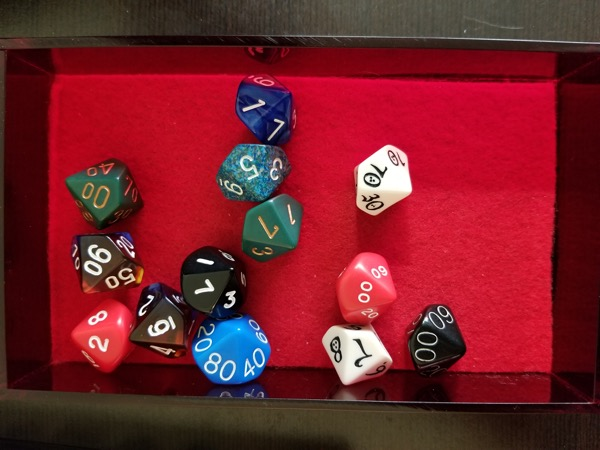
#> input picture examples/examples/20180208_151429.jpg, 600 x 450 px, given in place of dice_002.jpg, which was not available
$ python extract_crops.py
#> lines starting #> are read from the running program, lines starting #| are printed output that depends on the picture; pictures that were not available may be replaced by others from this repository, and a replacement may not be noted
### utils.py
import numpy as np
import matplotlib
matplotlib.use('TkAgg')
import matplotlib.pyplot as plt
from PIL import Image, ImageOps
from os import listdir
from config import config
import random

# [58 lines left out: functions analyze_labels, augment, not called in this run]

def convert_label(img, label, fm='yolo', img_fm=None):
	if img_fm == 'PIL':
		img_width = img.width
		img_height = img.height
	else:
		img_width = img.shape[1]
		img_height = img.shape[0]
	if fm == 'yolo':
		x, y, width, height = label
		x = img_width * x
		y = img_height * y
		width = img_width * width
		height = img_height * height
		x_start = int(max(0, x - width/2))
		x_end = int(min(img_width - 1, x + width/2))
		y_start = int(max(0, y - height/2))
		y_end = int(min(img_height - 1, y + height/2))
		return [None, x_start, y_start, x_end, y_end]
	else:
		_, x_start, y_start, x_end, y_end = label
		x = x_start + (x_end - x_start) / 2
		y = y_start + (y_end - y_start) / 2
		x = x / float(img_width)
		y = y / float(img_height)
		width = (x_end - x_start) / float(img_width)
		height = (y_end - y_start) / float(img_height)
		return [x, y, width, height]

# [58 lines left out: functions load_train_data, load_dev_data, load_test_data, load_data, not called in this run]

def nms(bboxes):
	nms_bboxes = []
	bboxes = sorted(bboxes, key=lambda x: x[0], reverse=True)
	for bbox in bboxes:
		suppress = False
		for nms_bbox in nms_bboxes:
			_, x1, y1, x2, y2 = bbox
			_, x1p, y1p, x2p, y2p = nms_bbox
			x = x1 + (x2 - x1) / 2
			y = y1 + (y2 - y1) / 2
			if x > x1p and x < x2p and y > y1p and y < y2p:
				suppress = True
		if not suppress:
			nms_bboxes.append(bbox)
	return nms_bboxes

# [15 lines left out: functions preview_imgs, process_image, not called in this run]

def read_predictions(path, threshold):
#> called with path = 'predictions.txt', threshold = 0.5
	pred_file = open(path, 'r')
#> (reads svm/predictions.txt from the repository)
	predictions = {}
	for line in pred_file:
		pred = line.split()
		if pred[0] not in predictions:
			predictions[pred[0]] = []
		if float(pred[1]) > threshold:
			predictions[pred[0]].append([float(pred[1])] + [int(float(x)) for x in pred[2:]])
	return predictions

def resize_imgs(imgs):
	new_imgs = [img.resize((config.img_size, config.img_size)) for img in imgs]
	return new_imgs

### extract_crops.py
import numpy as np
import matplotlib
matplotlib.use('TkAgg')
import matplotlib.pyplot as plt
from utils import convert_label, nms, read_predictions
from PIL import Image, ImageDraw, ImageOps

threshold = 0.5
pred_path = 'predictions.txt'
img_path = 'examples/examples/'
save_path = 'examples/images/'
higher_quality = True
higher_quality_path = 'examples/higher_quality_dice/'

def load_image(path):
	image = Image.open(path)
#> image is the input picture: PIL image 600x450 RGB; mean R, G, B 119.3, 31.9, 40.8
	return image

def convert_to_higher_quality(img, img_name, labels):
#> called with img_name = 'test_dice_pics/dice_002'
	yolo_labels = [convert_label(img, label, 'bbox', 'PIL') for label in labels]
#> yolo_labels = [[0.03, 0.28, 0.06, 0.08], [0.25, 0.147, 0.06, 0.08], [0.09, 0.213, 0.06, 0.08], [0.24, 0.307, 0.06, 0.08], [0.11, 0.28, 0.06, 0.08]]
	higher_q_img = load_image(higher_quality_path + img_name + '.jpg')
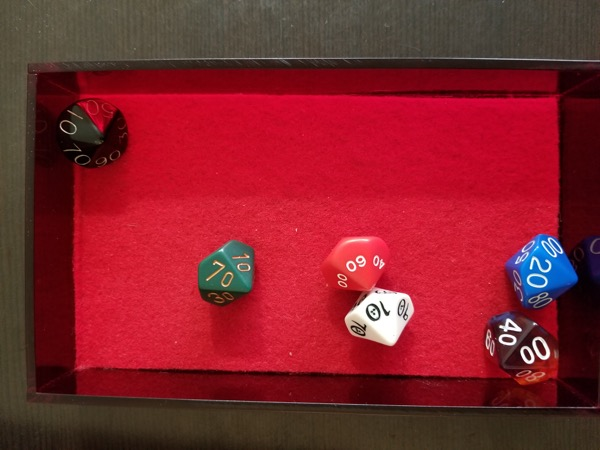
#> input picture examples/examples/20180208_151622.jpg, 600 x 450 px, given in place of dice_002.jpg, which was not available
#> in load_image, image is the input picture: PIL image 600x450 RGB; mean R, G, B 131.9, 34.7, 43.3
	labels = [convert_label(higher_q_img, label, img_fm='PIL') for label in yolo_labels]
#> labels = 5 items
	return higher_q_img, labels

def draw_bbox(img, x1, y1, x2, y2, width = 10):
	for i in range(width):
		ImageDraw.Draw(img).rectangle([x1 - i, y1 - i, x2 + i, y2 + i], outline=(0, 255, 0))
	return img

def draw_bboxes(img, labels, fm='yolo'):
	if fm == 'yolo':
		labels = [convert_label(img, label) for label in labels]
	for i in range(len(labels)):
		label = labels[i]
		img = draw_bbox(img, label[0], label[1], label[2], label[3])
	return img

def extract_crops(img, labels):
	crops = []
	for i in range(len(labels)):
		x1, y1, x2, y2 = labels[i]
		cropped = img.crop((x1, y1, x2, y2))
		cropped = square_crop(cropped)
		crops.append(cropped)
	return crops

def square_crop(img):
	# Make crop square by adding borders
	new_size = max(img.size)
	delta_w = new_size - img.size[0]
	delta_h = new_size - img.size[1]
	padding = (delta_w//2, delta_h//2, delta_w - delta_w//2, delta_h - delta_h//2)
	new_img = ImageOps.expand(img, padding)
	return new_img

def save_crops(crops, path):
	for i in range(len(crops)):
		crops[i].save(path + '_' + str(i) + '.jpg')

def main():
	preds = read_predictions(pred_path, threshold)
	for img_name in sorted(preds.keys()):
		img = load_image(img_path + img_name + '.jpg')
		img_preds = nms(preds[img_name])
		if higher_quality:
			img, img_preds = convert_to_higher_quality(img, img_name, img_preds)
#> img_preds = 5 items
		img_preds = [pred[1:] for pred in img_preds]
#> img_preds = [[0, 108, 36, 144], [132, 48, 168, 84], [36, 78, 72, 114], [126, 120, 162, 156], [48, 108, 84, 144]]
		crops = extract_crops(img, img_preds)
#> the loop in extract_crops, `for i in range(len(labels)):` made 5 passes
#> pass 1, in extract_crops, `cropped = img.crop((x1, y1, x2, y2))`:
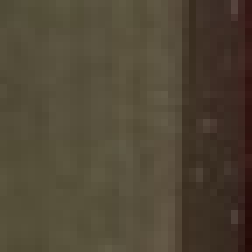
#> cropped: PIL image 36x36 RGB (shown 7 times larger); mean R, G, B 80.2, 70.5, 53.4
#> pass 2, in extract_crops, `cropped = img.crop((x1, y1, x2, y2))`:
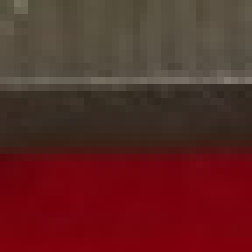
#> cropped: PIL image 36x36 RGB (shown 7 times larger); mean R, G, B 92.4, 40.2, 37.3
#> pass 3, in extract_crops, `cropped = img.crop((x1, y1, x2, y2))`:
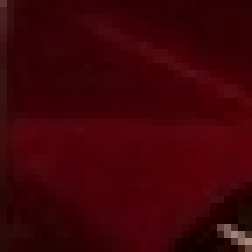
#> cropped: PIL image 36x36 RGB (shown 7 times larger); mean R, G, B 63.2, 3.2, 7.4
#> after the loop in extract_crops, `for i in range(len(labels)):`: crops = 5 items
#> crops = 5 items
		save_crops(crops, save_path + img_name)
#> the loop in save_crops, `for i in range(len(crops)):` made 5 passes
		# img = draw_bboxes(img, img_preds, 'bbox')
		# img.save(save_path + img_name + '.jpg')

if __name__ == '__main__':
#> (the run stopped early here; a loop or call above may not have finished)
